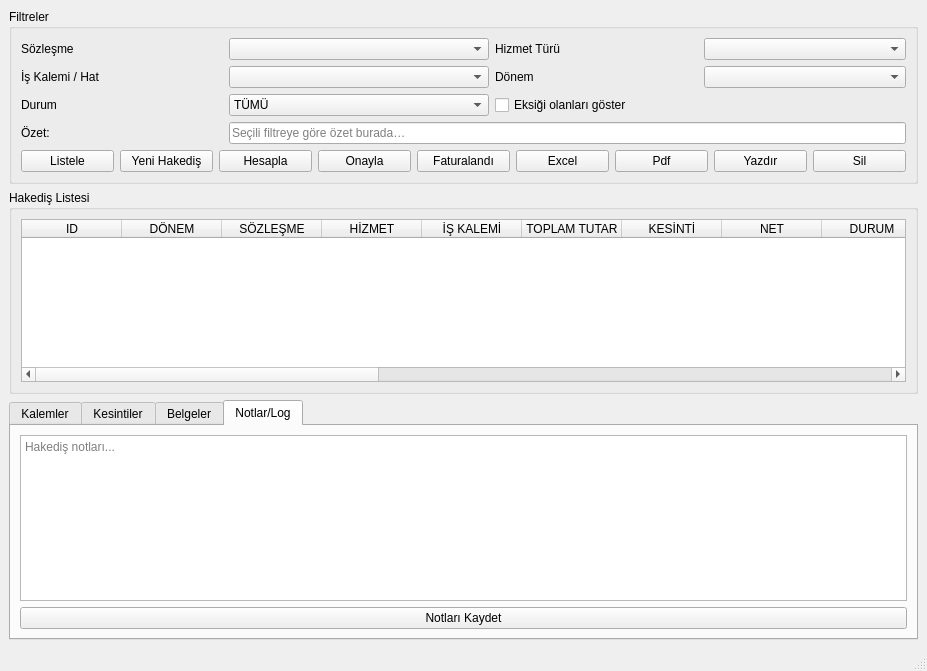
<?xml version="1.0" encoding="UTF-8"?>
<ui version="4.0">
 <class>hakedis_window</class>
 <widget class="QMainWindow" name="hakedis_window">
  <property name="geometry">
   <rect>
    <x>0</x>
    <y>0</y>
    <width>927</width>
    <height>671</height>
   </rect>
  </property>
  <property name="windowTitle">
   <string>Hakedişler</string>
  </property>
  <widget class="QWidget" name="centralwidget">
   <layout class="QGridLayout" name="gridLayout">
    <item row="1" column="0">
     <widget class="QGroupBox" name="grp_list">
      <property name="title">
       <string>Hakediş Listesi</string>
      </property>
      <layout class="QGridLayout" name="gridLayout_4">
       <item row="0" column="0">
        <layout class="QVBoxLayout" name="lyt_list">
         <item>
          <widget class="QTableWidget" name="tbl_hakedis">
           <property name="alternatingRowColors">
            <bool>true</bool>
           </property>
           <property name="selectionMode">
            <enum>QAbstractItemView::SelectionMode::SingleSelection</enum>
           </property>
           <property name="selectionBehavior">
            <enum>QAbstractItemView::SelectionBehavior::SelectRows</enum>
           </property>
           <property name="columnCount">
            <number>20</number>
           </property>
           <column>
            <property name="text">
             <string>ID</string>
            </property>
           </column>
           <column>
            <property name="text">
             <string>DÖNEM</string>
            </property>
           </column>
           <column>
            <property name="text">
             <string>SÖZLEŞME</string>
            </property>
           </column>
           <column>
            <property name="text">
             <string>HİZMET</string>
            </property>
           </column>
           <column>
            <property name="text">
             <string>İŞ KALEMİ</string>
            </property>
           </column>
           <column>
            <property name="text">
             <string>TOPLAM TUTAR</string>
            </property>
           </column>
           <column>
            <property name="text">
             <string>KESİNTİ</string>
            </property>
           </column>
           <column>
            <property name="text">
             <string>NET</string>
            </property>
           </column>
           <column>
            <property name="text">
             <string>DURUM</string>
            </property>
           </column>
           <column>
            <property name="text">
             <string>GÜNCELLEME</string>
            </property>
           </column>
           <column/>
           <column/>
           <column/>
           <column/>
           <column/>
           <column/>
           <column/>
           <column/>
           <column/>
           <column/>
          </widget>
         </item>
        </layout>
       </item>
      </layout>
     </widget>
    </item>
    <item row="0" column="0">
     <layout class="QVBoxLayout" name="lyt_root">
      <item>
       <widget class="QGroupBox" name="grp_filters">
        <property name="title">
         <string>Filtreler</string>
        </property>
        <layout class="QGridLayout" name="gridLayout_3">
         <item row="0" column="0">
          <layout class="QGridLayout" name="gridLayout_2">
           <item row="0" column="3">
            <widget class="QLabel" name="lbl_service_type">
             <property name="text">
              <string>Hizmet Türü</string>
             </property>
            </widget>
           </item>
           <item row="0" column="4">
            <widget class="QComboBox" name="cmb_service_type"/>
           </item>
           <item row="3" column="1">
            <widget class="QLabel" name="lbl_summary">
             <property name="text">
              <string>Özet:</string>
             </property>
            </widget>
           </item>
           <item row="1" column="1">
            <widget class="QLabel" name="lbl_route">
             <property name="text">
              <string>İş Kalemi / Hat</string>
             </property>
            </widget>
           </item>
           <item row="1" column="3">
            <widget class="QLabel" name="lbl_period">
             <property name="text">
              <string>Dönem</string>
             </property>
            </widget>
           </item>
           <item row="2" column="1">
            <widget class="QLabel" name="lbl_status">
             <property name="text">
              <string>Durum</string>
             </property>
            </widget>
           </item>
           <item row="0" column="2">
            <widget class="QComboBox" name="cmb_contract">
             <property name="minimumSize">
              <size>
               <width>260</width>
               <height>0</height>
              </size>
             </property>
            </widget>
           </item>
           <item row="0" column="1">
            <widget class="QLabel" name="lbl_contract">
             <property name="text">
              <string>Sözleşme</string>
             </property>
            </widget>
           </item>
           <item row="1" column="4">
            <widget class="QComboBox" name="cmb_period"/>
           </item>
           <item row="1" column="2">
            <widget class="QComboBox" name="cmb_route">
             <property name="minimumSize">
              <size>
               <width>260</width>
               <height>0</height>
              </size>
             </property>
            </widget>
           </item>
           <item row="2" column="2">
            <widget class="QComboBox" name="cmb_status">
             <item>
              <property name="text">
               <string>TÜMÜ</string>
              </property>
             </item>
             <item>
              <property name="text">
               <string>TASLAK</string>
              </property>
             </item>
             <item>
              <property name="text">
               <string>ONAY BEKLİYOR</string>
              </property>
             </item>
             <item>
              <property name="text">
               <string>ONAYLANDI</string>
              </property>
             </item>
             <item>
              <property name="text">
               <string>FATURALANDI</string>
              </property>
             </item>
            </widget>
           </item>
           <item row="2" column="3" colspan="2">
            <widget class="QCheckBox" name="chk_only_missing_docs">
             <property name="text">
              <string>Eksiği olanları göster</string>
             </property>
            </widget>
           </item>
           <item row="3" column="2" colspan="3">
            <widget class="QLineEdit" name="txt_summary">
             <property name="readOnly">
              <bool>true</bool>
             </property>
             <property name="placeholderText">
              <string>Seçili filtreye göre özet burada…</string>
             </property>
            </widget>
           </item>
          </layout>
         </item>
         <item row="1" column="0">
          <layout class="QHBoxLayout" name="lyt_actions">
           <item>
            <widget class="QPushButton" name="btn_refresh">
             <property name="text">
              <string>Listele</string>
             </property>
            </widget>
           </item>
           <item>
            <widget class="QPushButton" name="btn_new">
             <property name="text">
              <string>Yeni Hakediş</string>
             </property>
            </widget>
           </item>
           <item>
            <widget class="QPushButton" name="btn_calc">
             <property name="text">
              <string>Hesapla</string>
             </property>
            </widget>
           </item>
           <item>
            <widget class="QPushButton" name="btn_approve">
             <property name="text">
              <string>Onayla</string>
             </property>
            </widget>
           </item>
           <item>
            <widget class="QPushButton" name="btn_invoice">
             <property name="text">
              <string>Faturalandı</string>
             </property>
            </widget>
           </item>
           <item>
            <widget class="QPushButton" name="btn_export_excel">
             <property name="text">
              <string>Excel</string>
             </property>
            </widget>
           </item>
           <item>
            <widget class="QPushButton" name="btn_export_pdf">
             <property name="text">
              <string>Pdf</string>
             </property>
            </widget>
           </item>
           <item>
            <widget class="QPushButton" name="btn_print">
             <property name="text">
              <string>Yazdır</string>
             </property>
            </widget>
           </item>
           <item>
            <widget class="QPushButton" name="btn_delete">
             <property name="text">
              <string>Sil</string>
             </property>
            </widget>
           </item>
          </layout>
         </item>
        </layout>
       </widget>
      </item>
     </layout>
    </item>
    <item row="2" column="0">
     <widget class="QTabWidget" name="tab_details">
      <property name="currentIndex">
       <number>3</number>
      </property>
      <widget class="QWidget" name="tab_items">
       <attribute name="title">
        <string>Kalemler</string>
       </attribute>
       <layout class="QGridLayout" name="gridLayout_5">
        <item row="0" column="0">
         <layout class="QVBoxLayout" name="lyt_items">
          <item>
           <widget class="QTableWidget" name="tbl_items">
            <column>
             <property name="text">
              <string>TARİH</string>
             </property>
            </column>
            <column>
             <property name="text">
              <string>GÜZERGAH/İŞ</string>
             </property>
            </column>
            <column>
             <property name="text">
              <string>ARAÇ</string>
             </property>
            </column>
            <column>
             <property name="text">
              <string>SÜRÜCÜ</string>
             </property>
            </column>
            <column>
             <property name="text">
              <string>SEFER/VARDİYA</string>
             </property>
            </column>
            <column>
             <property name="text">
              <string>MİKTAR</string>
             </property>
            </column>
            <column>
             <property name="text">
              <string>BİRİM FİYAT</string>
             </property>
            </column>
            <column>
             <property name="text">
              <string>TUTAR</string>
             </property>
            </column>
            <column>
             <property name="text">
              <string>AÇIKLAMA</string>
             </property>
            </column>
           </widget>
          </item>
         </layout>
        </item>
       </layout>
      </widget>
      <widget class="QWidget" name="tab_deductions">
       <attribute name="title">
        <string>Kesintiler</string>
       </attribute>
       <layout class="QGridLayout" name="gridLayout_6">
        <item row="0" column="0">
         <layout class="QHBoxLayout" name="lyt_deductions_actions">
          <item>
           <widget class="QPushButton" name="btn_add_deduction">
            <property name="text">
             <string>Kesinti Ekle</string>
            </property>
           </widget>
          </item>
          <item>
           <widget class="QPushButton" name="btn_remove_deduction">
            <property name="text">
             <string>Kesinti Sil</string>
            </property>
           </widget>
          </item>
         </layout>
        </item>
        <item row="1" column="0">
         <layout class="QVBoxLayout" name="lyt_deductions">
          <item>
           <widget class="QTableWidget" name="tbl_deductions">
            <column>
             <property name="text">
              <string>TÜR</string>
             </property>
            </column>
            <column>
             <property name="text">
              <string>TUTAR</string>
             </property>
            </column>
            <column>
             <property name="text">
              <string>AÇIKLAMA</string>
             </property>
            </column>
           </widget>
          </item>
         </layout>
        </item>
       </layout>
      </widget>
      <widget class="QWidget" name="tab_docs">
       <attribute name="title">
        <string>Belgeler</string>
       </attribute>
       <layout class="QGridLayout" name="gridLayout_7">
        <item row="0" column="0">
         <layout class="QHBoxLayout" name="lyt_doc_actions">
          <item>
           <widget class="QPushButton" name="btn_add_doc">
            <property name="text">
             <string>Belge Ekle</string>
            </property>
           </widget>
          </item>
          <item>
           <widget class="QPushButton" name="btn_open_doc">
            <property name="text">
             <string>Aç</string>
            </property>
           </widget>
          </item>
          <item>
           <widget class="QPushButton" name="btn_remove_doc">
            <property name="text">
             <string>Kaldır</string>
            </property>
           </widget>
          </item>
         </layout>
        </item>
        <item row="1" column="0">
         <widget class="QTableWidget" name="tbl_docs">
          <column>
           <property name="text">
            <string>BELGE TÜRÜ</string>
           </property>
          </column>
          <column>
           <property name="text">
            <string>DOSYA ADI</string>
           </property>
          </column>
          <column>
           <property name="text">
            <string>YÜKLENDİ</string>
           </property>
          </column>
          <column>
           <property name="text">
            <string>NOT</string>
           </property>
          </column>
         </widget>
        </item>
       </layout>
      </widget>
      <widget class="QWidget" name="tab_notes">
       <attribute name="title">
        <string>Notlar/Log</string>
       </attribute>
       <layout class="QGridLayout" name="gridLayout_8">
        <item row="0" column="0">
         <widget class="QPlainTextEdit" name="txt_notes">
          <property name="placeholderText">
           <string>Hakediş notları...</string>
          </property>
         </widget>
        </item>
        <item row="1" column="0">
         <widget class="QPushButton" name="btn_save_notes">
          <property name="text">
           <string>Notları Kaydet</string>
          </property>
         </widget>
        </item>
       </layout>
      </widget>
     </widget>
    </item>
   </layout>
  </widget>
  <widget class="QStatusBar" name="statusbar"/>
 </widget>
 <resources/>
 <connections/>
</ui>
